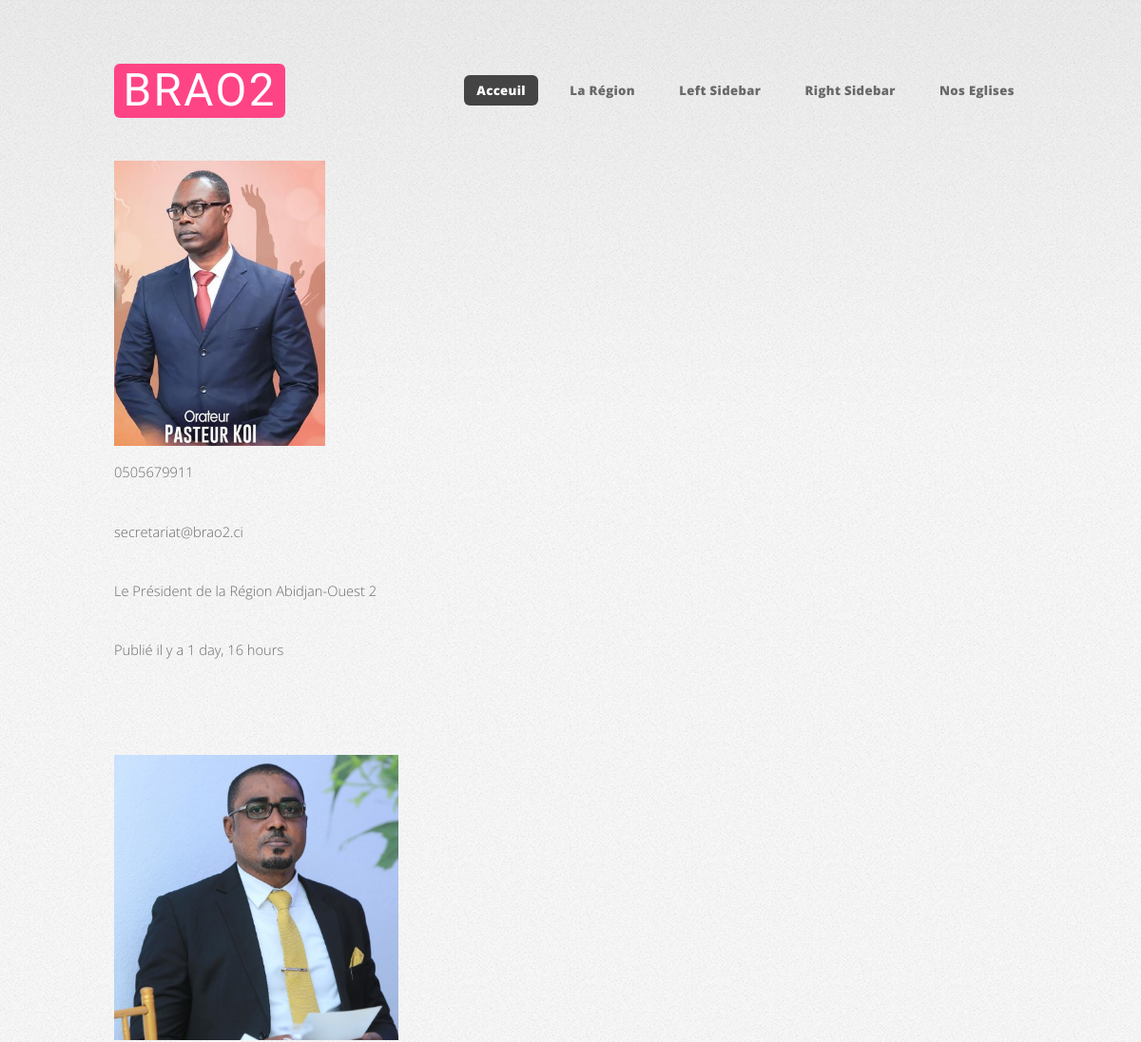
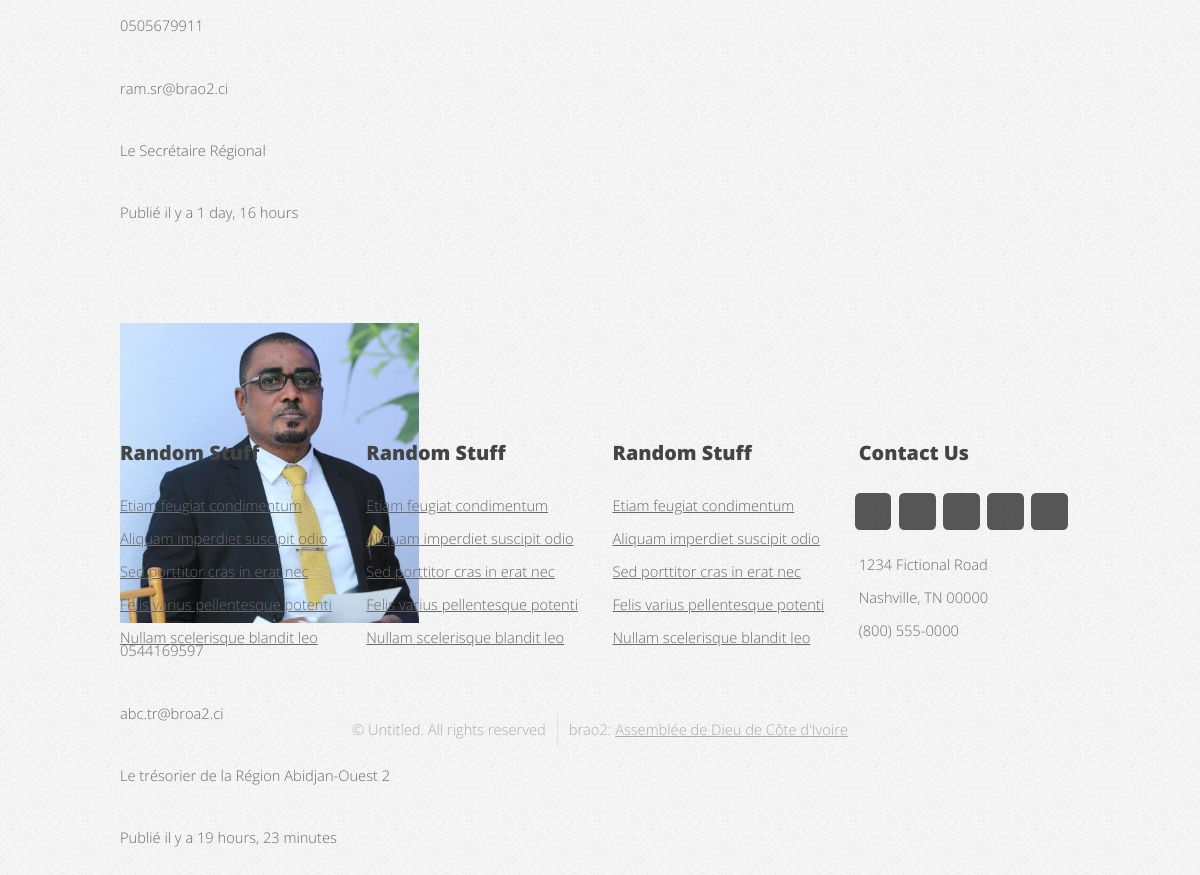
Screenshot of /membrebureau with the database file from the repository (2 pictures, top to bottom).
### blog/models.py (models this page shows, shortened)
class bureau(models.Model):
    region =models.ForeignKey(region,on_delete=models.SET_NULL,blank=True,null=True)
    secteur =models.ForeignKey(secteur,on_delete=models.SET_NULL,blank=True,null=True)
    eglise =models.ForeignKey(eglise,on_delete=models.SET_NULL,blank=True,null=True)
    pasteur =models.ForeignKey(pasteur,on_delete=models.SET_NULL,blank=True,null=True)
    contact = models.CharField(max_length=100)
    email = models.CharField(max_length=100,null=True)
    poste =models.ForeignKey(poste,on_delete=models.SET_NULL,blank=True,null=True)
    desc = models.TextField()
    image = models.ImageField()
    create_at = models.DateTimeField(auto_now_add=True)
    update_at = models.DateTimeField(auto_now=True)

### blog/views.py (the view)
# urls.py: path('membrebureau', membrebureau,name='membrebureau'),
def membrebureau(request):
    list_membre = bureau.objects.all()
    context = {'liste_membre':list_membre}
    return render(request,'bureau.html',context)

### blog/templates/bureau.html (shortened to what this page needs)
{% extends 'base.html' %}
{% block content %}
  <div class="container" style="height: 1300px;">
    <div class="row">
      {% for membre in liste_membre %}
      <div class="card col-12 col-md-6 col-lg-3 col-xl-3">
        <div class="card">
          <div class="card-body" style="height: 600px;">
            <a href="">
              <img src="{{membre.image.url}}" class="card-img-top" alt="Fissure in Sandstone" style="height: 300px;" />
            </a>
            <p class="card-text">{{membre.contact}}</p>
            <p class="card-text">{{membre.email}}</p>
            <p class="card-text">{{membre.desc |truncatewords:8}}</p>
            <p class="card-text">Publié il y a {{membre.create_at |timesince}}</p>
          </div>
        </div>
    </div>
      {%endfor%}
    </div>
  </div>
{%endblock%}

### blog/templates/base.html (shortened to what this page needs)
<!DOCTYPE HTML>
{% load static %}
<html>
	<head>
		<link rel="stylesheet" href="static/css/main.css" />
		<link rel="stylesheet" type="text/css" href="static/css/style.css" />
	</head>
	<body class="is-preload homepage" onload="initMap()">
		<div id="page-wrapper">
      {% include '_nav.html' %}
      {% block content %}
      {% endblock %}
      {% include '_footer.html' %}
			</div>
	</body>
</html>

### blog/templates/_nav.html (shortened to what this page needs)
{% load static %}
<div id="header-wrapper">
  <header id="header" class="container">
      <div id="logo">
        <h1><a href="{% url 'acceuil' %}">BRAO2</a></h1>
      </div>
      <nav id="nav">
        <ul>
          <li class="current"><a href="{% url 'acceuil' %}">Acceuil</a></li>
          <li>
            <a href="#">La Région</a>
          </li>
          <li><a href="{% url 'left' %}">Left Sidebar</a></li>
          <li><a href="{% url 'right' %}">Right Sidebar</a></li>
          <li><a href="{% url 'carte' %}">Nos Eglises</a></li>
        </ul>
      </nav>
  </header>
</div>

### blog/templates/_footer.html
      <div id="footer-wrapper">
        <footer id="footer" class="container">
          <div class="row">
            <div class="col-3 col-6-medium col-12-small">
                <section class="widget links">
                  <h3>Random Stuff</h3>
                  <ul class="style2">
                    <li><a href="#">Etiam feugiat condimentum</a></li>
                    <li><a href="#">Aliquam imperdiet suscipit odio</a></li>
                    <li><a href="#">Sed porttitor cras in erat nec</a></li>
                    <li><a href="#">Felis varius pellentesque potenti</a></li>
                    <li><a href="#">Nullam scelerisque blandit leo</a></li>
                  </ul>
                </section>
            </div>
            <div class="col-3 col-6-medium col-12-small">
                <section class="widget links">
                  <h3>Random Stuff</h3>
                  <ul class="style2">
                    <li><a href="#">Etiam feugiat condimentum</a></li>
                    <li><a href="#">Aliquam imperdiet suscipit odio</a></li>
                    <li><a href="#">Sed porttitor cras in erat nec</a></li>
                    <li><a href="#">Felis varius pellentesque potenti</a></li>
                    <li><a href="#">Nullam scelerisque blandit leo</a></li>
                  </ul>
                </section>
            </div>
            <div class="col-3 col-6-medium col-12-small">
                <section class="widget links">
                  <h3>Random Stuff</h3>
                  <ul class="style2">
                    <li><a href="#">Etiam feugiat condimentum</a></li>
                    <li><a href="#">Aliquam imperdiet suscipit odio</a></li>
                    <li><a href="#">Sed porttitor cras in erat nec</a></li>
                    <li><a href="#">Felis varius pellentesque potenti</a></li>
                    <li><a href="#">Nullam scelerisque blandit leo</a></li>
                  </ul>
                </section>
            </div>
            <div class="col-3 col-6-medium col-12-small">
                <section class="widget contact last">
                  <h3>Contact Us</h3>
                  <ul>
                    <li><a href="#" class="icon brands fa-twitter"><span class="label">Twitter</span></a></li>
                    <li><a href="#" class="icon brands fa-facebook-f"><span class="label">Facebook</span></a></li>
                    <li><a href="#" class="icon brands fa-instagram"><span class="label">Instagram</span></a></li>
                    <li><a href="#" class="icon brands fa-dribbble"><span class="label">Dribbble</span></a></li>
                    <li><a href="#" class="icon brands fa-pinterest"><span class="label">Pinterest</span></a></li>
                  </ul>
                  <p>1234 Fictional Road<br />
                  Nashville, TN 00000<br />
                  (800) 555-0000</p>
                </section>
            </div>
          </div>
          <div class="row">
            <div class="col-12">
              <div id="copyright">
                <ul class="menu">
                  <li>&copy; Untitled. All rights reserved</li><li>brao2: <a href="https://eeadci.org/main.php">Assemblée de Dieu de Côte d'Ivoire</a></li>
                </ul>
              </div>
            </div>
          </div>
        </footer>
      </div>

### blog/static/css/style.css (style rules this page uses)
html, body { height: 100%; margin: 0; padding: 0; }

### rows the page displays
bureau: image (picture), contact "0505679911", email "secretariat@brao2.ci", desc "Le Président de la Région Abidjan-Ouest 2", create_at "1 day, 16 hours"
bureau: image (picture), contact "0505679911", email "ram.sr@brao2.ci", desc "Le Secrétaire Régional", create_at "1 day, 16 hours"
bureau: image (picture), contact "0544169597", email "abc.tr@broa2.ci", desc "Le trésorier de la Région Abidjan-Ouest 2", create_at "19 hours, 23 minutes"
